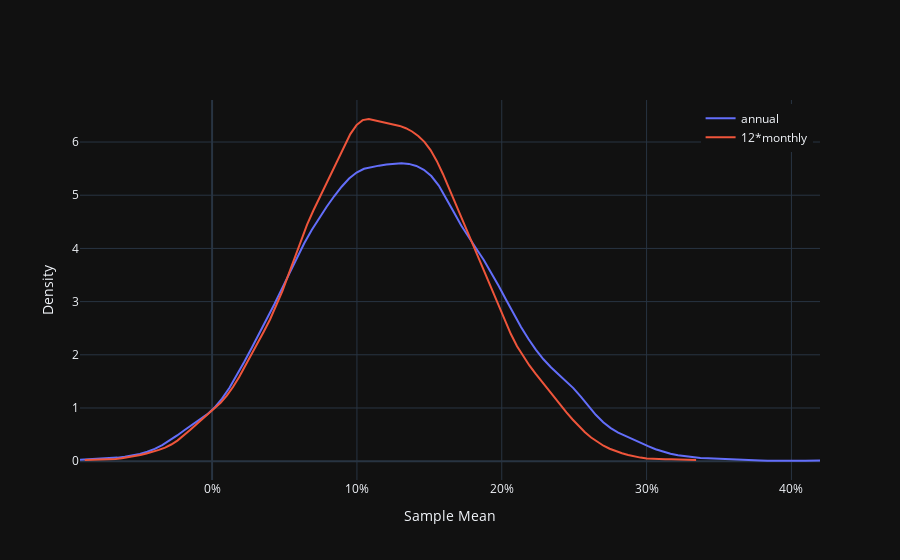

Source (notebook cell):
### Code cell
import numpy as np
from scipy.stats import norm
from scipy.stats import gaussian_kde as kde
import plotly.graph_objects as go

# monthly parameters
mu, sigma = 0.01, 0.3/np.sqrt(12)

mrets = norm.rvs(loc=mu, scale=sigma, size=12*25*5000)
mrets = mrets.reshape(12, 25, 5000)
mmeans = 12*np.mean(mrets, axis=(0,1))
msds = np.sqrt(12)*np.std(mrets, axis=(0,1))

arets = np.prod(1+mrets, axis=0) - 1
ameans = np.mean(arets, axis=0)
asds = np.std(arets, axis=0)

adensity = kde(ameans)
mdensity = kde(mmeans)

grid = np.linspace(np.min(ameans), np.max(ameans), 100)
trace1 = go.Scatter(
  x=grid,
  y=adensity(grid),
  mode="lines",
  name="annual"
)

grid = np.linspace(np.min(mmeans), np.max(mmeans), 100)
trace2 = go.Scatter(
  x=grid,
  y=mdensity(grid),
  mode="lines",
  name="12*monthly"
)

fig = go.Figure(trace1)
fig.add_trace(trace2)

fig.update_layout(
    template="plotly_dark",
    xaxis_title="Sample Mean",
    yaxis_title="Density",
    xaxis_tickformat=".0%",
    yaxis_tickformat=".0f",
     legend=dict(
        yanchor="top",
        y=0.99,
        xanchor="right",
        x=0.99
    ),
)
fig.show()
